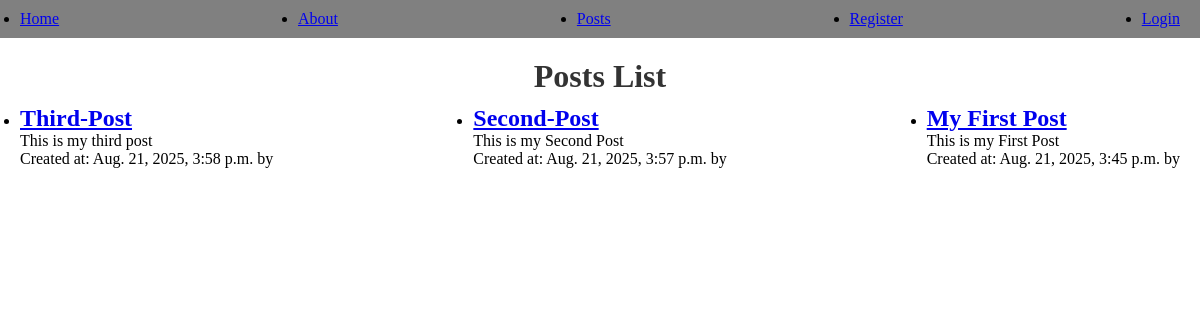
/posts/, run on an earlier commit of the app's database.
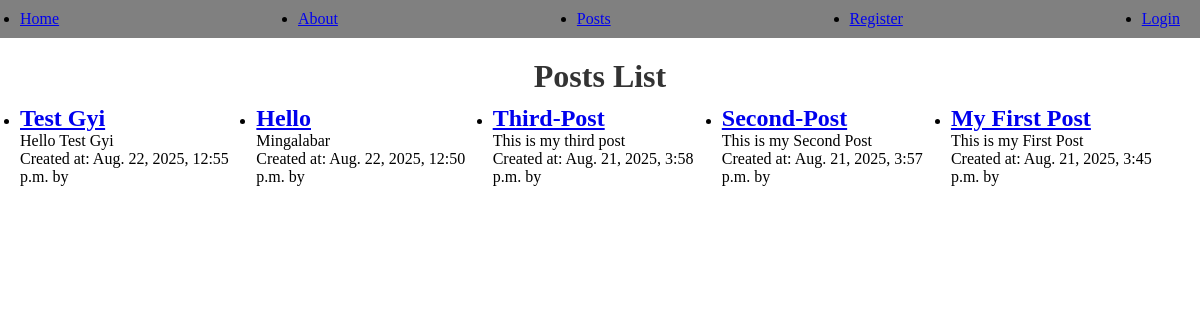
And on a later commit of the database.
### posts/models.py (models this page shows, shortened)
class Post(models.Model):
    title = models.CharField(max_length=100)
    body = models.TextField()
    slug = models.SlugField(unique=True)
    created_at = models.DateTimeField(auto_now_add=True)
    banner = models.ImageField(default="default.jpg", blank=True)
    author = models.ForeignKey(User, on_delete=models.CASCADE, default=None)

### posts/views.py (the view)
# urls.py: path('', views.post_list, name='list'),
def post_list(request):
    posts = Post.objects.all().order_by('-created_at')
    return render(request, 'posts/posts_list.html', {'posts': posts})

### posts/templates/posts/posts_list.html (shortened to what this page needs)
{% extends 'layout.html' %}
{% block content %}
<section>
    <h1>Posts List </h1>
    <article>
        <ul class="list-group">
            {% for post in posts %}
            <li>
                <h2>
                    <a href="{% url 'posts:detail' slug=post.slug %}">
                        {{ post.title }}
                    </a>
                </h2>
                <p>{{ post.body }}</p>
                <p>Created at: {{ post.created_at }} by {{ post.author}}</p>
            </li>
            {% empty %}
            <li>No posts available.</li>
            {% endfor %}
        </ul>
    </article>
</section>
{% endblock %}

What changed in the data, as far as the page shows it:
added Post: title "Test Gyi", body "Hello Test Gyi", created_at "Aug. 22, 2025, 12:55 p.m."
added Post: title "Hello", body "Mingalabar", created_at "Aug. 22, 2025, 12:50 p.m."
